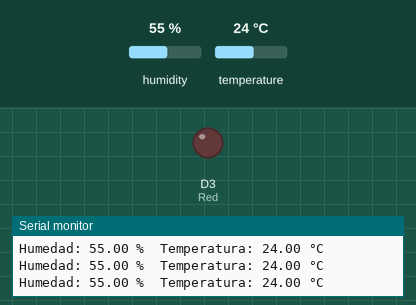
Recording of a sketch running on a simulated ESP8266 (NodeMCU). Shown: output pins drawn as LEDs (lit = HIGH), the last lines printed to the serial monitor. The test bench sets the inputs (shaded band); at power-on: humidity 55 %, temperature 24 °C.

Above: at 3.8 s.
3.9 s: humidity set to 59 %
6.7 s: humidity set to 62 %
At 7.5 s:
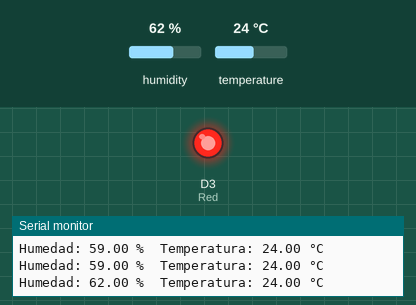
9.5 s: humidity set to 22 %
At 12.3 s:
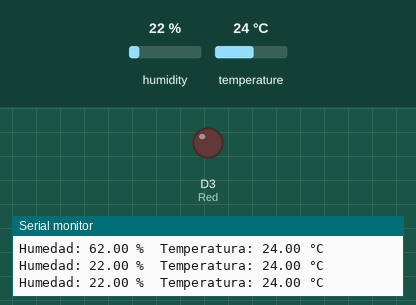
12.6 s: humidity set to 68 %
At 13.5 s:
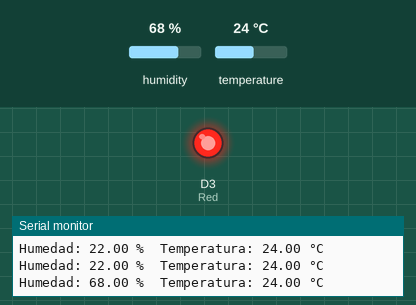
Timing chart, 0 to 15.6 s (numbered marks = the images above; inputs shaded):
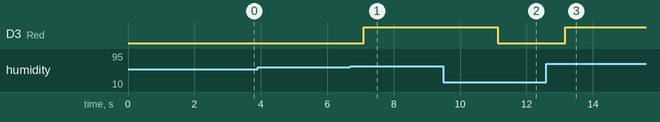

Measured:
- the behaviour switches between 60 and 61 % on humidity (found by bisection; images 0 and 1)
- after the input at 6.7 s, D3 (Red): LOW → HIGH after 0.39 s
- after the input at 9.5 s, D3 (Red): HIGH → LOW after 1.6 s
- after the input at 12.6 s, D3 (Red): LOW → HIGH after 0.57 s

The sketch:

Sensor_temperatira.ino
```cpp
#include <dummy.h>
#include <DHT.h>
// Definimos el pin digital donde se conecta el sensor
#define DHTPIN 2
// Dependiendo del tipo de sensor
#define DHTTYPE DHT11
// Inicializamos el sensor DHT11
DHT dht(DHTPIN, DHTTYPE);
int Red= D3;

void setup() {
  pinMode(Red, OUTPUT);
  // Inicializamos comunicación serie
  Serial.begin(9600);
  // Comenzamos el sensor DHT
  dht.begin();
}
void loop() {
  delay(1000);
  float h = dht.readHumidity();
  float t = dht.readTemperature();
  float f = dht.readTemperature(true);

  if (isnan(h) || isnan(t) || isnan(f)) {
    Serial.println("Error obteniendo los datos del sensor DHT11");
    return;
  }

  float hif = dht.computeHeatIndex(f, h);
  float hic = dht.computeHeatIndex(t, h, false);

  Serial.print("Humedad: ");
  Serial.print(h);
  Serial.print(" %\t");
  Serial.print("Temperatura: ");
  Serial.print(t);
  Serial.print(" °C ");
  Serial.println(" ");

   if(h>60) {
   digitalWrite(Red, HIGH);
  }
 else{
  digitalWrite(Red, LOW);
 }
}
```
